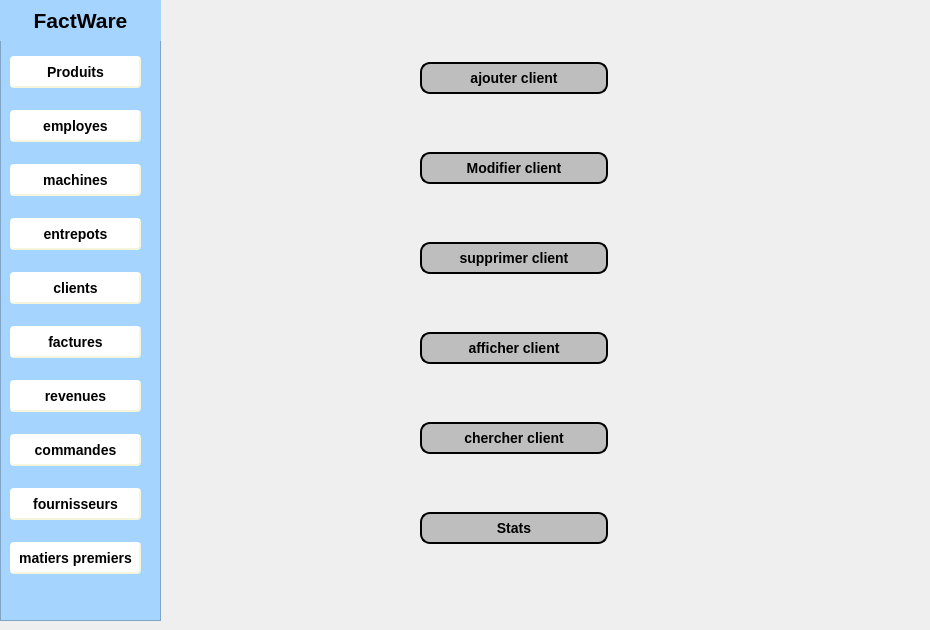
    <widget class="QWidget" name="page">
     <widget class="QWidget" name="layoutWidget_3">
      <property name="geometry">
       <rect>
        <x>420</x>
        <y>10</y>
        <width>188</width>
        <height>591</height>
       </rect>
      </property>
      <layout class="QVBoxLayout" name="verticalLayout_9">
       <item>
        <widget class="QPushButton" name="ajouterclient">
         <property name="cursor">
          <cursorShape>PointingHandCursor</cursorShape>
         </property>
         <property name="styleSheet">
          <string notr="true">QPushButton {
	font: 75 10pt &quot;MS Shell Dlg 2&quot;;
 background-color: rgb(190, 190, 190);
    border-style: outset;
    border-width: 2px;
    border-radius: 10px;
    border-color: black;
    font: bold 14px;
    min-width: 10em;
    padding: 6px;
}
QPushButton:pressed {
    background-color:(255, 255, 255, 10);
    border-style: inset;
  border-color: beige;
}</string>
         </property>
         <property name="text">
          <string>ajouter client</string>
         </property>
         <property name="icon">
          <iconset>
           <normaloff>../../Desktop/images qt/icon1.png</normaloff>../../Desktop/images qt/icon1.png</iconset>
         </property>
        </widget>
       </item>
       <item>
        <widget class="QPushButton" name="modifierclient">
         <property name="cursor">
          <cursorShape>PointingHandCursor</cursorShape>
         </property>
         <property name="styleSheet">
          <string notr="true">QPushButton {
	font: 75 10pt &quot;MS Shell Dlg 2&quot;;
    background-color: rgb(190, 190, 190);
    border-style: outset;
    border-width: 2px;
    border-radius: 10px;
    border-color: black;
    font: bold 14px;
    min-width: 10em;
    padding: 6px;
}
QPushButton:pressed {
    background-color:(255, 255, 255, 10);
    border-style: inset;
  border-color: beige;
}</string>
         </property>
         <property name="text">
          <string>Modifier client</string>
         </property>
         <property name="icon">
          <iconset>
           <normaloff>../../Desktop/images qt/icon2.png</normaloff>../../Desktop/images qt/icon2.png</iconset>
         </property>
        </widget>
       </item>
       <item>
        <widget class="QPushButton" name="supprimerclient">
         <property name="cursor">
          <cursorShape>PointingHandCursor</cursorShape>
         </property>
         <property name="styleSheet">
          <string notr="true">QPushButton {
	font: 75 10pt &quot;MS Shell Dlg 2&quot;;
    background-color: rgb(190, 190, 190);
    border-style: outset;
    border-width: 2px;
    border-radius: 10px;
    border-color: black;
    font: bold 14px;
    min-width: 10em;
    padding: 6px;
}
QPushButton:pressed {
    background-color:(255, 255, 255, 10);
    border-style: inset;
  border-color: beige;
}</string>
         </property>
         <property name="text">
          <string>supprimer client</string>
         </property>
         <property name="icon">
          <iconset>
           <normaloff>../../Desktop/images qt/icon3.png</normaloff>../../Desktop/images qt/icon3.png</iconset>
         </property>
        </widget>
       </item>
       <item>
        <widget class="QPushButton" name="afficherclient">
         <property name="cursor">
          <cursorShape>PointingHandCursor</cursorShape>
         </property>
         <property name="styleSheet">
          <string notr="true">QPushButton {
	font: 75 10pt &quot;MS Shell Dlg 2&quot;;
    background-color: rgb(190, 190, 190);
    border-style: outset;
    border-width: 2px;
    border-radius: 10px;
    border-color: black;
    font: bold 14px;
    min-width: 10em;
    padding: 6px;
}
QPushButton:pressed {
    background-color:(255, 255, 255, 10);
    border-style: inset;
  border-color: beige;
}</string>
         </property>
         <property name="text">
          <string>afficher client</string>
         </property>
         <property name="icon">
          <iconset>
           <normaloff>../../Desktop/images qt/icon4.png</normaloff>../../Desktop/images qt/icon4.png</iconset>
         </property>
        </widget>
       </item>
       <item>
        <widget class="QPushButton" name="chercherclient">
         <property name="cursor">
          <cursorShape>PointingHandCursor</cursorShape>
         </property>
         <property name="styleSheet">
          <string notr="true">QPushButton {
	font: 75 10pt &quot;MS Shell Dlg 2&quot;;
    background-color: rgb(190, 190, 190);
    border-style: outset;
    border-width: 2px;
    border-radius: 10px;
    border-color: black;
    font: bold 14px;
    min-width: 10em;
    padding: 6px;
}
QPushButton:pressed {
    background-color:(255, 255, 255, 10);
    border-style: inset;
  border-color: beige;
}</string>
         </property>
         <property name="text">
          <string>chercher client</string>
         </property>
         <property name="icon">
          <iconset>
           <normaloff>../../Desktop/images qt/icon5.png</normaloff>../../Desktop/images qt/icon5.png</iconset>
         </property>
        </widget>
       </item>
       <item>
        <widget class="QPushButton" name="ajouterclient_2">
         <property name="cursor">
          <cursorShape>PointingHandCursor</cursorShape>
         </property>
         <property name="styleSheet">
          <string notr="true">QPushButton {
	font: 75 10pt &quot;MS Shell Dlg 2&quot;;
 background-color: rgb(190, 190, 190);
    border-style: outset;
    border-width: 2px;
    border-radius: 10px;
    border-color: black;
    font: bold 14px;
    min-width: 10em;
    padding: 6px;
}
QPushButton:pressed {
    background-color:(255, 255, 255, 10);
    border-style: inset;
  border-color: beige;
}</string>
         </property>
         <property name="text">
          <string>Stats</string>
         </property>
         <property name="icon">
          <iconset>
           <normaloff>../../Desktop/images qt/user.png</normaloff>../../Desktop/images qt/user.png</iconset>
         </property>
        </widget>
       </item>
      </layout>
     </widget>
     <widget class="QFrame" name="frame_3">
      <property name="geometry">
       <rect>
        <x>0</x>
        <y>0</y>
        <width>161</width>
        <height>621</height>
       </rect>
      </property>
      <property name="styleSheet">
       <string notr="true">QFrame{
background-color:rgb(165, 213, 255);}</string>
      </property>
      <property name="frameShape">
       <enum>QFrame::StyledPanel</enum>
      </property>
      <property name="frameShadow">
       <enum>QFrame::Raised</enum>
      </property>
      <widget class="QLabel" name="label_9">
       <property name="geometry">
        <rect>
         <x>0</x>
         <y>0</y>
         <width>161</width>
         <height>41</height>
        </rect>
       </property>
       <property name="text">
        <string>&lt;html&gt;&lt;head/&gt;&lt;body&gt;&lt;p align=&quot;center&quot;&gt;&lt;span style=&quot; font-size:16pt; font-weight:600;&quot;&gt;FactWare&lt;/span&gt;&lt;/p&gt;&lt;/body&gt;&lt;/html&gt;</string>
       </property>
      </widget>
      <widget class="QWidget" name="layoutWidget_4">
       <property name="geometry">
        <rect>
         <x>10</x>
         <y>40</y>
         <width>131</width>
         <height>551</height>
        </rect>
       </property>
       <layout class="QVBoxLayout" name="verticalLayout_6">
        <item>
         <widget class="QPushButton" name="pushButton_51">
          <property name="styleSheet">
           <string notr="true">QPushButton {
    background-color: white;
    border-style: outset;
    border-width: 2px;
    border-radius: 4px;
    border-color: beige;
    font: bold 14px;
    min-width: 5em;
    padding: 6px;
}
QPushButton:pressed {
    background-color:gray;
    border-style: inset;
}</string>
          </property>
          <property name="text">
           <string>Produits</string>
          </property>
         </widget>
        </item>
        <item>
         <widget class="QPushButton" name="pushButton_52">
          <property name="styleSheet">
           <string notr="true">QPushButton {
    background-color: white;
    border-style: outset;
    border-width: 2px;
    border-radius: 4px;
    border-color: beige;
    font: bold 14px;
    min-width: 5em;
    padding: 6px;
}
QPushButton:pressed {
    background-color:gray;
    border-style: inset;
}</string>
          </property>
          <property name="text">
           <string>employes</string>
          </property>
         </widget>
        </item>
        <item>
         <widget class="QPushButton" name="pushButton_53">
          <property name="styleSheet">
           <string notr="true">QPushButton {
    background-color: white;
    border-style: outset;
    border-width: 2px;
    border-radius: 4px;
    border-color: beige;
    font: bold 14px;
    min-width: 5em;
    padding: 6px;
}
QPushButton:pressed {
    background-color:gray;
    border-style: inset;
}</string>
          </property>
          <property name="text">
           <string>machines</string>
          </property>
         </widget>
        </item>
        <item>
         <widget class="QPushButton" name="pushButton_54">
          <property name="styleSheet">
           <string notr="true">QPushButton {
    background-color: white;
    border-style: outset;
    border-width: 2px;
    border-radius: 4px;
    border-color: beige;
    font: bold 14px;
    min-width: 5em;
    padding: 6px;
}
QPushButton:pressed {
    background-color:gray;
    border-style: inset;
}</string>
          </property>
          <property name="text">
           <string>entrepots</string>
          </property>
         </widget>
        </item>
        <item>
         <widget class="QPushButton" name="pushButton_55">
          <property name="styleSheet">
           <string notr="true">QPushButton {
    background-color: white;
    border-style: outset;
    border-width: 2px;
    border-radius: 4px;
    border-color: beige;
    font: bold 14px;
    min-width: 5em;
    padding: 6px;
}
QPushButton:pressed {
    background-color:gray;
    border-style: inset;
}</string>
          </property>
          <property name="text">
           <string>clients</string>
          </property>
          <property name="icon">
           <iconset>
            <normaloff>../../Desktop/images qt/fleche_droite.png</normaloff>../../Desktop/images qt/fleche_droite.png</iconset>
          </property>
         </widget>
        </item>
        <item>
         <widget class="QPushButton" name="pushButton_56">
          <property name="styleSheet">
           <string notr="true">QPushButton {
    background-color: white;
    border-style: outset;
    border-width: 2px;
    border-radius: 4px;
    border-color: beige;
    font: bold 14px;
    min-width: 5em;
    padding: 6px;
}
QPushButton:pressed {
    background-color:gray;
    border-style: inset;
}</string>
          </property>
          <property name="text">
           <string>factures</string>
          </property>
         </widget>
        </item>
        <item>
         <widget class="QPushButton" name="pushButton_57">
          <property name="styleSheet">
           <string notr="true">QPushButton {
    background-color: white;
    border-style: outset;
    border-width: 2px;
    border-radius: 4px;
    border-color: beige;
    font: bold 14px;
    min-width: 5em;
    padding: 6px;
}
QPushButton:pressed {
    background-color:gray;
    border-style: inset;
}</string>
          </property>
          <property name="text">
           <string>revenues</string>
          </property>
         </widget>
        </item>
        <item>
         <widget class="QPushButton" name="commande_1">
          <property name="styleSheet">
           <string notr="true">QPushButton {
    background-color: white;
    border-style: outset;
    border-width: 2px;
    border-radius: 4px;
    border-color: beige;
    font: bold 14px;
    min-width: 5em;
    padding: 6px;
}
QPushButton:pressed {
    background-color:gray;
    border-style: inset;
}</string>
          </property>
          <property name="text">
           <string>commandes</string>
          </property>
         </widget>
        </item>
        <item>
         <widget class="QPushButton" name="pushButton_59">
          <property name="styleSheet">
           <string notr="true">QPushButton {
    background-color: white;
    border-style: outset;
    border-width: 2px;
    border-radius: 4px;
    border-color: beige;
    font: bold 14px;
    min-width: 5em;
    padding: 6px;
}
QPushButton:pressed {
    background-color:gray;
    border-style: inset;
}</string>
          </property>
          <property name="text">
           <string>fournisseurs</string>
          </property>
         </widget>
        </item>
        <item>
         <widget class="QPushButton" name="pushButton_60">
          <property name="styleSheet">
           <string notr="true">QPushButton {
    background-color: white;
    border-style: outset;
    border-width: 2px;
    border-radius: 4px;
    border-color: beige;
    font: bold 14px;
    min-width: 5em;
    padding: 6px;
}
QPushButton:pressed {
    background-color:gray;
    border-style: inset;
}</string>
          </property>
          <property name="text">
           <string>matiers premiers</string>
          </property>
         </widget>
        </item>
       </layout>
      </widget>
     </widget>
     <widget class="QLabel" name="label_26">
      <property name="geometry">
       <rect>
        <x>140</x>
        <y>0</y>
        <width>781</width>
        <height>621</height>
       </rect>
      </property>
      <property name="text">
       <string/>
      </property>
      <property name="pixmap">
       <pixmap>../../Desktop/images qt/client.jpg</pixmap>
      </property>
      <property name="scaledContents">
       <bool>true</bool>
      </property>
     </widget>
     <zorder>label_26</zorder>
     <zorder>layoutWidget_3</zorder>
     <zorder>frame_3</zorder>
    </widget>
